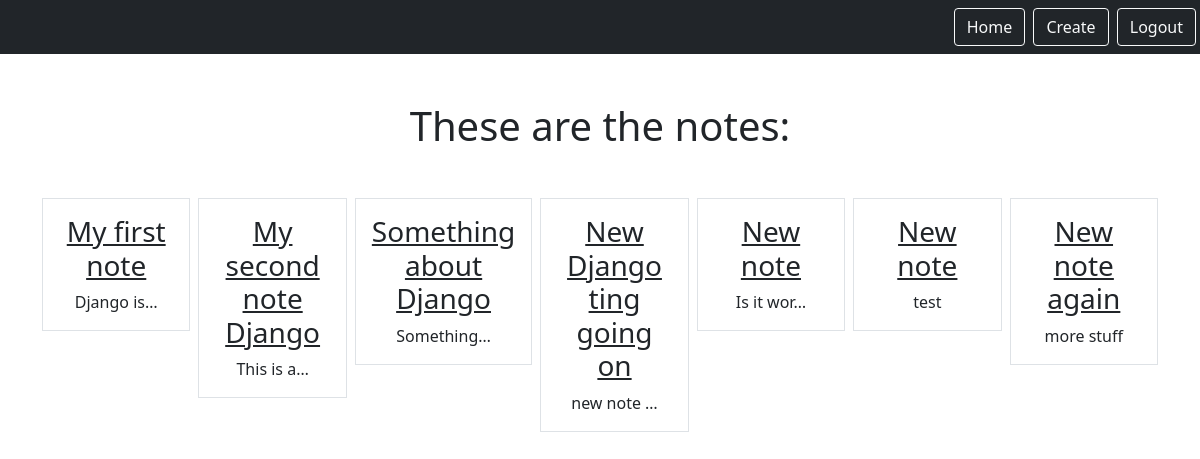
Page /smart/notes/ (signed in) on the earlier database version.
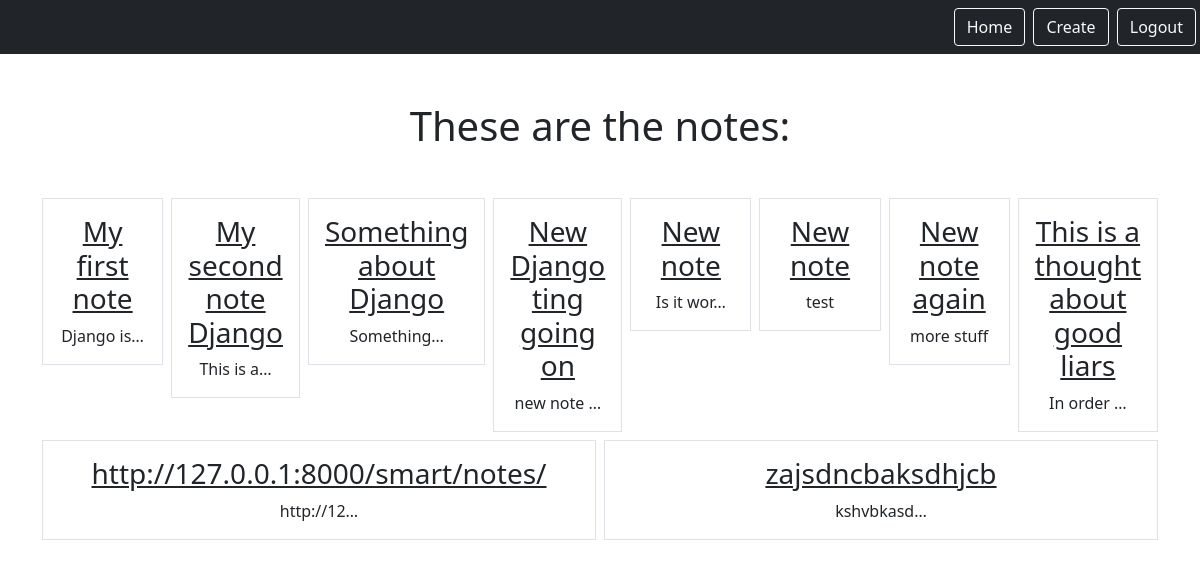
Same page on the later database version.
### notes/models.py (models this page shows)
class Notes(models.Model):
    title = models.CharField(max_length=200)
    text = models.TextField()
    created = models.DateTimeField(auto_now_add=True)
    user = models.ForeignKey(User, on_delete=models.CASCADE, related_name="notes")

### notes/views.py (the view)
# urls.py: path('notes/', views.NotesListView.as_view(), name="notes.list"),
class NotesListView(LoginRequiredMixin, ListView):
    model = Notes
    context_object_name = "notes"
    template_name = "notes/notes_list.html"
    login_url = 'login'
    '''Displaying only the logged user data'''
    def get_queryset(self):
        return self.request.user.notes.all()

### notes/templates/notes/notes_list.html
{% extends "base.html" %}
{% block content %}
    <h1 class="my-5">These are the notes: </h1>
    <div class="row row-cols3 g-2">
        {% for note in notes %}
        <div class="col">
            <div class="p-3 border">
                <a href="{% url 'notes.detail' pk=note.id %}" class="text-dark text-decoratioin-non">
                    <h3>{{note.title}}</h3>
                </a>
                {{note.text|truncatechars:10}}
            </div>
        </div>
        {% endfor %}
    </div>
{% endblock %}

Differences in the rows shown:
added Notes: title "This is a thought about good liars", text "In order …"
added Notes: title "http://127.0.0.1:8000/smart/notes/", text "http://12…"
added Notes: title "zajsdncbaksdhjcb", text "kshvbkasd…"
